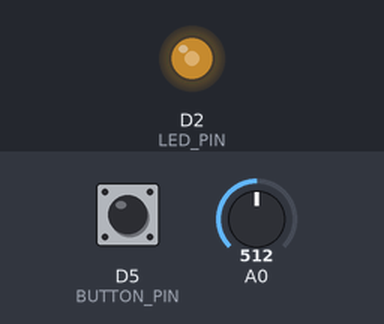
Bench run of a sketch on a simulated ESP8266 (Wemos D1 mini). On the bench: output pins drawn as LEDs (lit = HIGH). The test bench sets the inputs (shaded band); at power-on: A0 = 512, D5 (BUTTON_PIN) HIGH. WiFi joins after 1.5 s; servers stay silent unless stated; what the sketch prints to the serial monitor is not drawn.

Above: at 2.7 s.
2.8 s: A0 set to 716
At 3.8 s:
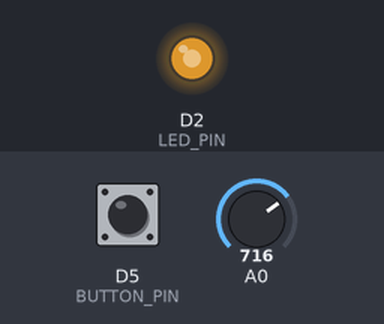
4.3 s: A0 set to 900
At 4.9 s:
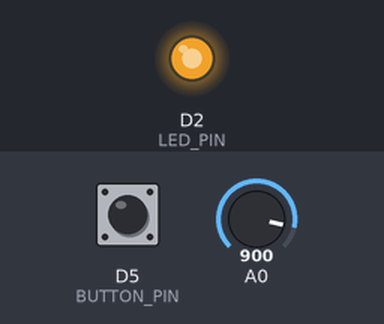
5.8 s: A0 set to 122
At 6.1 s:
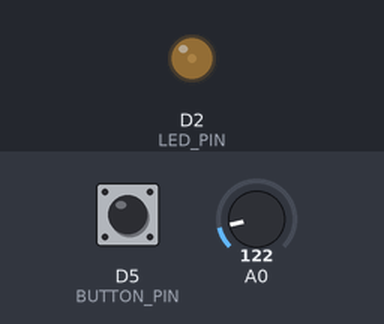
7.3 s: D5 (BUTTON_PIN) pulled LOW for 0.15 s
At 7.9 s:
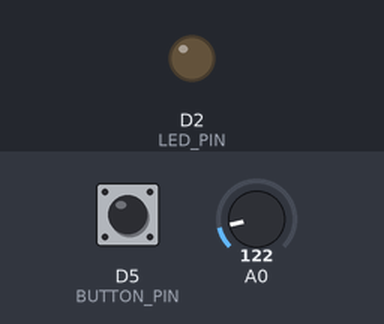
8.9 s: D5 (BUTTON_PIN) pulled LOW for 1 s
At 10.3 s:
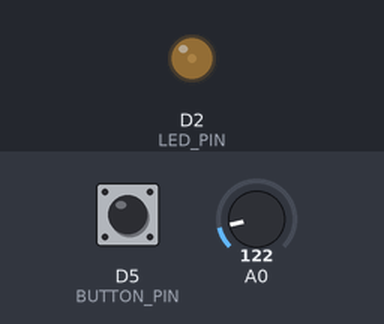
11.4 s: D5 (BUTTON_PIN) pulled LOW for 3.2 s
At 12.2 s:
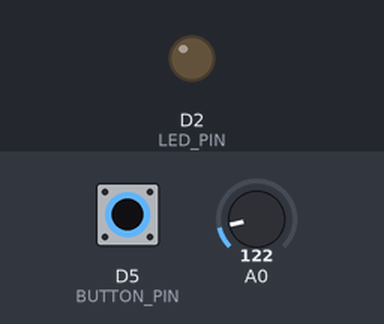
Timing chart, 0 to 14.4 s (numbered marks = the images above; inputs shaded):
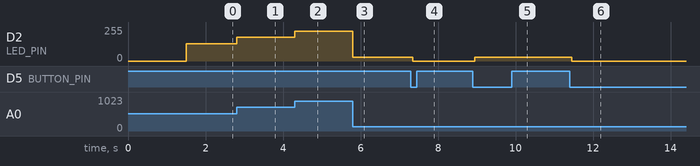

The sketch:

d1mini_light_project.ino
```cpp
#include <ESP8266WiFi.h>
#include <ESP8266WebServer.h>

const char* ssid = "UpdateWithWiFiSSID";
const char* password = "UpdateWithWiFiPassword";
ESP8266WebServer server(80);

const int LED_PIN    = D2;
const int BUTTON_PIN = D5;

bool ledOn        = false;
int  brightness   = 255;

// Button debounce
bool     lastButtonState = LOW;
bool     buttonState     = LOW;
unsigned long lastDebounce = 0;
const unsigned long DEBOUNCE_MS = 50;

const char webpage[] PROGMEM = R"rawliteral(
<!DOCTYPE html>
<html>
<head>
  <meta name="viewport" content="width=device-width, initial-scale=1">
  <title>LED Control</title>
  <style>
    * { box-sizing: border-box; margin: 0; padding: 0; }
    body {
      font-family: -apple-system, sans-serif;
      background: #1a1a2e;
      color: #eee;
      display: flex;
      justify-content: center;
      align-items: center;
      min-height: 100vh;
    }
    .card {
      background: #16213e;
      border-radius: 20px;
      padding: 40px 32px;
      width: 320px;
      text-align: center;
      box-shadow: 0 8px 32px rgba(0,0,0,0.4);
    }
    h1 { font-size: 22px; margin-bottom: 8px; }
    .subtitle { font-size: 13px; color: #888; margin-bottom: 36px; }

    /* LED bulb icon */
    .bulb { font-size: 64px; margin-bottom: 24px; transition: opacity 0.3s; }
    .bulb.off { opacity: 0.25; filter: grayscale(1); }

    /* Toggle switch */
    .toggle-row { display: flex; align-items: center; justify-content: space-between; margin-bottom: 32px; }
    .toggle-label { font-size: 15px; }
    .switch { position: relative; display: inline-block; width: 56px; height: 30px; }
    .switch input { opacity: 0; width: 0; height: 0; }
    .slider-track {
      position: absolute; cursor: pointer;
      top: 0; left: 0; right: 0; bottom: 0;
      background: #333;
      border-radius: 30px;
      transition: background 0.3s;
    }
    .slider-track:before {
      position: absolute; content: "";
      height: 22px; width: 22px;
      left: 4px; bottom: 4px;
      background: white;
      border-radius: 50%;
      transition: transform 0.3s;
    }
    input:checked + .slider-track { background: #f0a500; }
    input:checked + .slider-track:before { transform: translateX(26px); }

    /* Brightness slider */
    .brightness-label { font-size: 13px; color: #888; margin-bottom: 12px; text-align: left; }
    input[type=range] {
      -webkit-appearance: none;
      width: 100%; height: 6px;
      border-radius: 3px;
      background: #333;
      outline: none;
    }
    input[type=range]::-webkit-slider-thumb {
      -webkit-appearance: none;
      width: 22px; height: 22px;
      border-radius: 50%;
      background: #f0a500;
      cursor: pointer;
    }
    .brightness-value {
      font-size: 13px; color: #888;
      text-align: right; margin-top: 8px;
    }
  </style>
</head>
<body>
<div class="card">
  <h1>LED Control</h1>
  <p class="subtitle">D1 Mini · Pin D2</p>

  <div id="bulb" class="bulb off">💡</div>

  <div class="toggle-row">
    <span class="toggle-label">Power</span>
    <label class="switch">
      <input type="checkbox" id="toggle" onchange="setLed()">
      <span class="slider-track"></span>
    </label>
  </div>

  <p class="brightness-label">Brightness</p>
  <input type="range" min="0" max="255" value="255" id="bright" oninput="setBrightness(this.value)">
  <p class="brightness-value" id="pct">100%</p>
</div>

<script>
  function setLed() {
    const on = document.getElementById('toggle').checked;
    document.getElementById('bulb').className = 'bulb ' + (on ? '' : 'off');
    fetch('/led?state=' + (on ? '1' : '0'));
  }

  function setBrightness(val) {
    document.getElementById('pct').textContent = Math.round(val / 255 * 100) + '%';
    // Auto-turn on if sliding up from 0
    if (val > 0 && !document.getElementById('toggle').checked) {
      document.getElementById('toggle').checked = true;
      document.getElementById('bulb').className = 'bulb';
    }
    fetch('/brightness?val=' + val);
  }
</script>
</body>
</html>
)rawliteral";

// --- Last control source for UI display ---
String lastSource = "web";

void applyLed() {
  analogWrite(LED_PIN, ledOn ? brightness : 0);
}

void handleRoot() {
  server.send(200, "text/html", webpage);
}

void handleState() {
  String json = "{\"on\":" + String(ledOn ? "true" : "false") +
                ",\"brightness\":" + String(brightness) +
                ",\"source\":\"" + lastSource + "\"}";
  server.send(200, "application/json", json);
}

void handleLed() {
  if (server.hasArg("state")) {
    ledOn = server.arg("state") == "1";
    lastSource = "web";
    applyLed();
  }
  server.send(200, "text/plain", "OK");
}

void handleBrightness() {
  if (server.hasArg("val")) {
    brightness = server.arg("val").toInt();
    if (brightness > 0) ledOn = true;
    lastSource = "web";
    applyLed();
  }
  server.send(200, "text/plain", "OK");
}

void setup() {
  Serial.begin(115200);
  pinMode(LED_PIN, OUTPUT);
  pinMode(BUTTON_PIN, INPUT_PULLUP);
  analogWrite(LED_PIN, 0);

  WiFi.begin(ssid, password);
  Serial.print("Connecting");
  while (WiFi.status() != WL_CONNECTED) {
    delay(500); Serial.print(".");
  }
  Serial.println("\nConnected! IP: " + WiFi.localIP().toString());

  server.on("/",          handleRoot);
  server.on("/state",     handleState);
  server.on("/led",       handleLed);
  server.on("/brightness", handleBrightness);
  server.begin();
}

void loop() {
  server.handleClient();

  // --- Potentiometer (A0) ---
  int potVal = analogRead(A0);              // 0–1023
  int newBrightness = map(potVal, 0, 1023, 0, 255);
  if (abs(newBrightness - brightness) > 4) { // deadband to avoid flicker
    brightness = newBrightness;
    if (brightness > 0) ledOn = true;
    lastSource = "pot";
    applyLed();
  }

  // --- Button (D5) with debounce ---
  bool reading = digitalRead(BUTTON_PIN);
  if (reading != lastButtonState) lastDebounce = millis();
  if ((millis() - lastDebounce) > DEBOUNCE_MS) {
    if (reading != buttonState) {
      buttonState = reading;
      if (buttonState == LOW) {       // button pressed
        ledOn = !ledOn;
        lastSource = "button";
        applyLed();
      }
    }
  }
  lastButtonState = reading;
}
```

Measured:
- after the input at 2.8 s, D2 (LED_PIN): 128/255 → 178/255 at once
- after the input at 4.3 s, D2 (LED_PIN): 178/255 → 224/255 at once
- after the input at 5.8 s, D2 (LED_PIN): 224/255 → 30/255 at once
- after the input at 7.3 s, D2 (LED_PIN): 30/255 → 0/255 after 0.05 s
- after the input at 8.9 s, D2 (LED_PIN): 0/255 → 30/255 after 0.05 s
- after the input at 11.4 s, D2 (LED_PIN): 30/255 → 0/255 after 0.05 s
